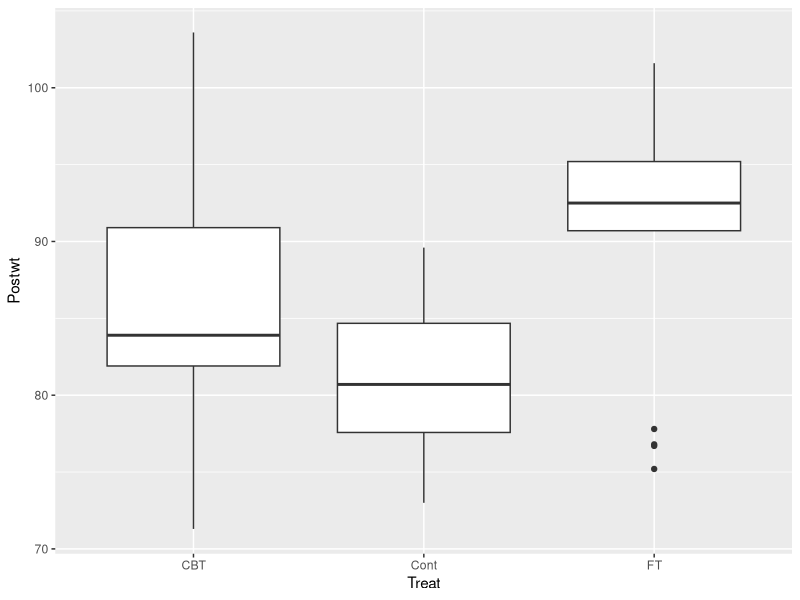
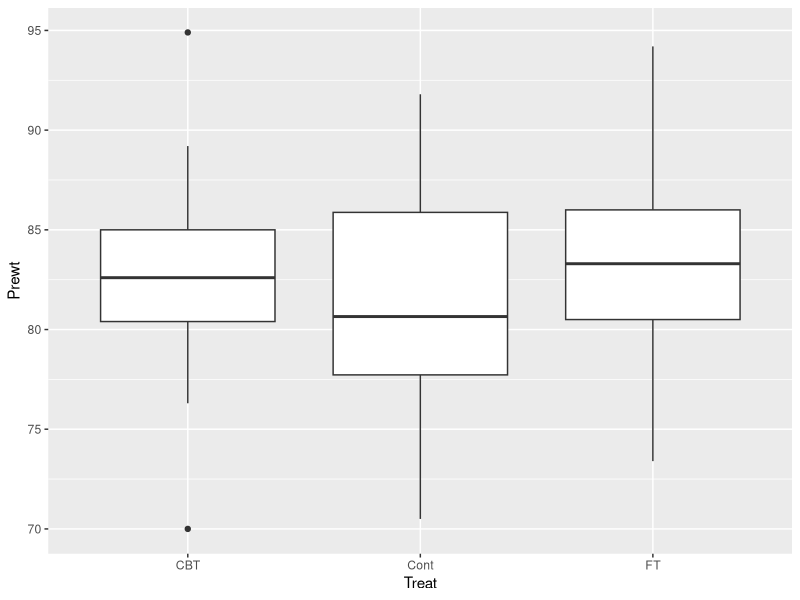
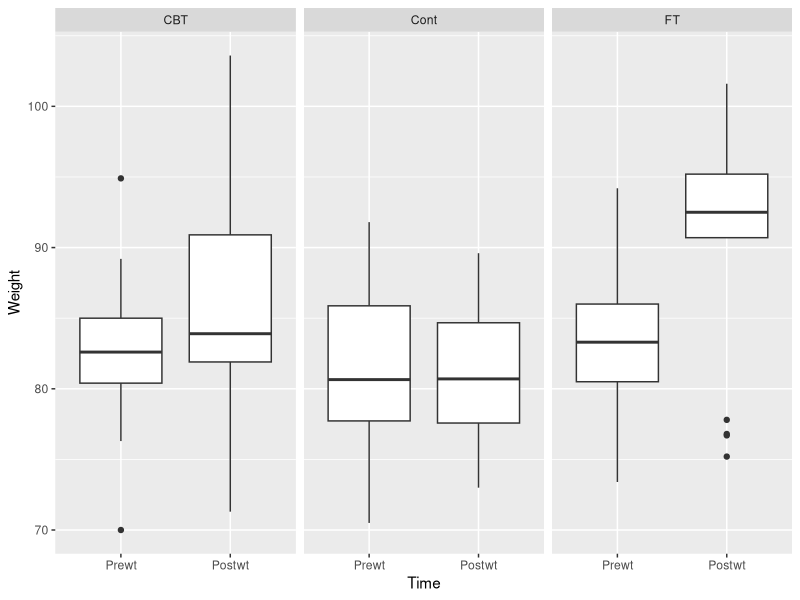

R code for these plots, in order:
### Stats with R Exercise sheet 6

##########################
# ANOVA
##########################

## This exercise sheet contains the exercises that you will need to complete and 
## submit by 23:55 on Sunday, December 18. Write the code below the questions. 
## If you need to provide a written answer, comment this out using a hashtag (#). 
## Submit your homework via cms

## Please write below your (and your teammates) name, matriculation number. 
## Name: Mhd Jawad Al Rahwanji
## Matriculation number: 7038980
## Name: Ali Salaheldin Ali Ahmed
## Matriculation number: 7043295
## Name: Muhammed Saeed
## Matriculation number: 7030400

###########################################################################################



#################################
### Exercise 1: One-way ANOVA
#################################

library(ggplot2)
library(dplyr)
library(MASS)
library(car)
library(tidyr)

## This time we will be working with the "anorexia" data frame (package 'MASS') 

## This is a data set of a clinical study with 3 conditions: Two groups received an active treatment,
## while the control group did not receive treatment. The study population is anorexia patients
## and the recorded response is the weight before the study and the weight after the study for
## for each patient.


## a) Load the dataset, store it into a variable called "data", and briefly inspect it. 
## Feel free to make some plots and calculate some statistics in order to understand 
## the data.
data <- anorexia
summary(data)
str(data)
## b) In a first step, we will concentrate on the dependent variable Postwt and
##  Treat as the predictor variable (we will assume that the weight before treatment is comparable between groups). 
##  Please formulate a sensible research hypothesis.

# H0 = Postwt doesn't differ between treatment groups

## c) Build a boxplot of Postwt depending on "Treat". Please use ggplot here and below!
ggplot(data, aes(Treat, Postwt)) + geom_boxplot()
## d) Looking at the boxplots, is there a difference between the weight between the
##  3 treatment groups?

# Yes the medians and IQRs differ in value and size. CBT and Cont have overlapping
# IQRs whereas FT doesn't overlap with either

## e) Now we are ready to perform 1-way ANOVA: please use the function aov() on 
## Postwt depending on Treat and assign the result to aov1way
aov1way <- aov(Postwt ~ Treat, data=data)
## Before we interpret the results, let's check the ANOVA assumptions and whether 
## they are violated or not and why:

## f) Independence assumption
## (Figure out the best way to check this assumption and give a detailed justified 
## answer to whether it is violated or not.)

# Assuming that none of the patients was in multipel groups and they were separated
# then this assumption is satisfied

## g) Normality of residuals (figure out the best way to check this assumption)
shapiro.test(data[data$Treat == 'CBT',]$Postwt) # p-value = 0.2057 -> Normal
shapiro.test(data[data$Treat == 'FT',]$Postwt) # p-value = 0.007391 -> Not normal
shapiro.test(data[data$Treat == 'Cont',]$Postwt) # p-value = 0.5431 -> Normal
shapiro.test(data$Postwt) # p-value = 0.05781 -> strictly speaking "Normal"
## h) What do you conclude from your results in g? (give a detailed justified answer to whether it is violated or not)

# We think that the assumption isn't satisfied for the groups aren't entirely normal

## i) Homogeneity of variance of residuals (figure out the best way to check this assumption)
bartlett.test(Postwt ~ Treat, data=data) # p-value = 0.01212 -> Heterogeneous variance
## j) What do you conclude from i? (give a detailed justified answer to whether it is violated or not)

# That the assumption is not satisfied either

## k) What are your options if you detect that the data violates the ANOVA assumptions? 

# We use the non-parametric equivalent of ANOVA being Kruskal-Wallis test

## l) Now we turn to the results. Look at the summary of aov1way
summary(aov1way)
## m) State your conclusion

# Ignoring the fact that ANOVA is not suitable and rpetending it is
# We conclude that there exists a stastically significant difference among the treatment
# groups in terms of Postwt's

## n) Use paired.t.test in order to test which levels of Treat are actually different. Use
## "bonferroni" as the method of p-value adjustment.
pairwise.t.test(data$Postwt, data$Treat, p.adjust.method = 'bonferroni')
## o) Bonferroni is known to be a conservative method: it preserves the nominal alpha level,
##  but lacks power to detect effects. An alternative is the "holm" method, which also
##  preserves the overall alpha level, but is less conservative. Try this method.
pairwise.t.test(data$Postwt, data$Treat, p.adjust.method = 'holm')
## p) State your conclusions.

# Conclusion 1: Avoiding Type I error bonferroni only found a significant difference 
# between the FT and Cont groups meaning FT was a successful treatment
# Conclusion 2: Holm being the less conservative (but more prone to Type II error) method 
# found singificant difference between every group pairing meaning FT and CBT were 
# successful treatments and that FT was even better than CBT

##################################
### Exercise 2: 2-way ANOVA
##################################

## Above, we have only looked at post treatment weights. If the sample is big and
## patients were randomly assigned to treatment groups, this is fine to measure the
## success of the treatment as we can assume that weight before the treatment is 
## similar between groups.

## a) Create a graph to see whether prewt is similar between Treat groups.
ggplot(data, aes(Treat, Prewt)) + geom_boxplot()
## b) What is your conclusion?

# The weights are seemingly similar between groups

## Next, we will transform the data set, such that we have one variable combining
## both Prewt and Postwt values and an additional factor coding for Time. This will allow us
## to directly address the change in weight under different treatments in a factorial
## ANOVA.
## Please run the following command.

data_long = anorexia%>% pivot_longer(c(Postwt,Prewt), names_to = "Time", values_to = "Weight") %>%
  mutate(Time = factor(Time, levels=c("Prewt","Postwt")))
summary(data_long)

## c) Plot boxplots for the distribution of `Weight` for each of the `Time` 
## values for data_long. Build 3 plots (each containing 2 boxplots) side by side depending on the 
## `Treat` variable.
ggplot(data_long, aes(Time, Weight)) + geom_boxplot() + facet_grid(cols=vars(Treat))
## d) Describe the pattern you observe in c)

# We can see that the weights in the control group remained unchaged
# The weights in the CBT group slightly increased but we're unsure if it's significant as 
# there remains an overlap
# Lastly, the FT group exhibited an obvious increase that is most probably significant

## e) build a two-way ANOVA including Time and Treat as predictors and their interaction
##  and assign it to aov2way.
aov2way <- aov(Weight ~ Treat * Time, data=data_long)
## f) Report your results in line with the research question.
summary(aov2way)
# Treat groups were significantly different. Weight was significantly different over time.
# The interaction, meaning, there exists a combination of Time x Treat that is superior/inferior
# a.k.a significantly different from the rest.

## g) In order to evaluate the interaction, we will use pairwise tests again. The
## function, we are going to use here is TukeyHSD. Please call the function on the 
##  two-way anova
TukeyHSD(aov2way)
## h) The interaction between Time and Treat produces 15 (!) different comparisons,
##  but not all of them are meaningful to us. Please select three comparisons to report, 
##  which conceptually make most sense! Explain your choice!

# We pick:
# 1- FT-Postwt x Cont-Postwt (p-val = 0.0000730): This shows that patients in FT treatment 
# group had significantly higher weights from the patients who didn't receive treatment. 
# But that's not enough!
# 2- FT-Prewt x Cont-Prewt (p-val = 0.9582327): This shows that the FT and Cont treatment 
#groups had NO significantly different weights to begin with. So we're getting somewhere!
# 3- FT-Postwt x FT-Prewt (p-val = 0.0133651): This shows that the patients in FT group 
# experienced a significant increase in weight over time. 
# So the treatment was infact successful! Hooray!

#################################################
### Exercise 3: independence assumption
#################################################

## The two-way ANOVA above violates the independence assumption.
##  a) Explain why.

# Because for each patient we have a weight value per time value

##  b) Can you think of a way to conduct an ANOVA on this dataset without violating
##  the independence assumption, but taking into account differences between groups 
##  prior to treatment?

# We instead use a column named Weight diff. that substitutes Time and Weight columns
# It is the difference in weight over time per patient.